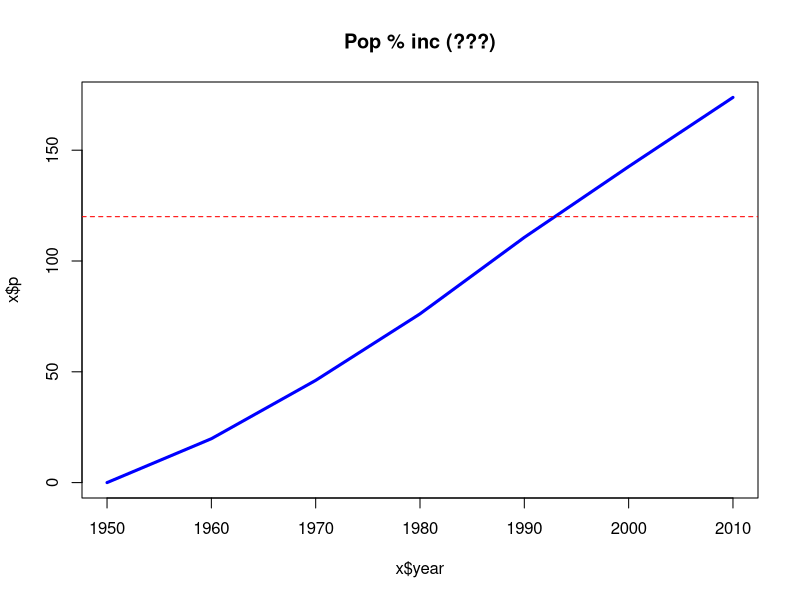
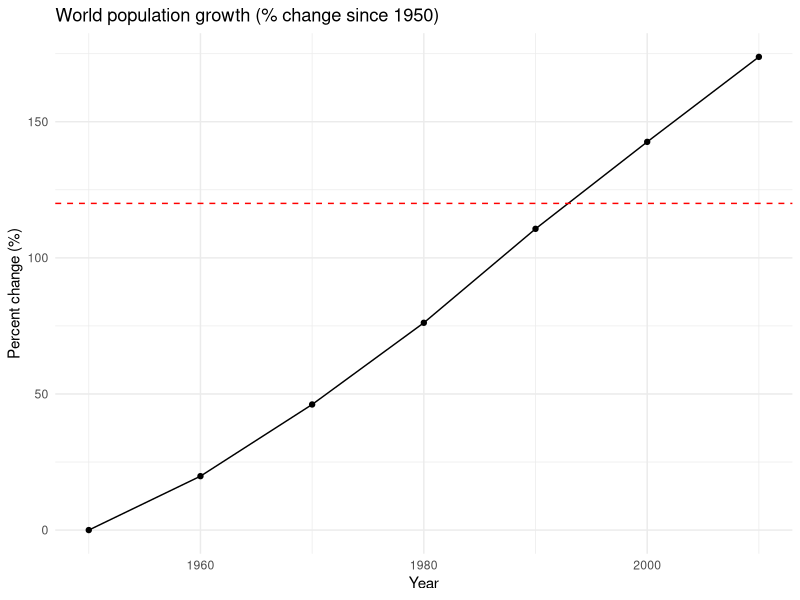

The R source for these figures, in order:

#上のSessionタブからでもwdを設定できる
setwd("C:/Users/chiak/OneDrive - BI Norwegian Business School (BIEDU)/Bologna_2025_Fall/96342_BigData_in_Social_Sciences/Lecture02/Group_Activity-20250923")

#Fileを読み込む
x = read.csv("UNdata.txt")

#必要なパッケージのみを読み込む
suppressMessages(library(tidyverse))
library(ggplot2) 
library(dplyr) 

options(scipen = 999)

set.seed(123)

attach(x)

print("HEAD:")
print(head(x))
print(summary(world.pop))


x$ratio <- x$world.pop / x$world.pop[1]
x$perc  <- round((x$ratio - 1) * 100)


x <- x %>% mutate(RATIO = world.pop/world.pop[1], percent = (RATIO-1)*100)


x$ratio <- x$RATIO
x$Perc <- round(x$percent, 1)


a <- x[,2]
b <- a / a[1]
c <- (b-1)*100
x$p <- c


threshold <- 120.5
x$flag <- ifelse(x$p>threshold, TRUE, FALSE)


write.csv(x, "temp.csv", row.names = FALSE) 


plot(x$year, x$p, type="l", col="blue", lwd=3, main="Pop % inc (???)")
abline(h=120, col="red", lty=2)

g <- ggplot(x, aes(year, p)) + geom_line() + geom_point() + 
  geom_hline(yintercept=120.0, linetype="dashed", color="red") +
  labs(title="World population growth (% change since 1950)", y="Percent change (%)", x="Year") +
  theme_minimal()
print(g)


x  =  x |> mutate(   R = world.pop / first(world.pop),   P = round((R-1)*100,1)  )

## ここで一度デタッチ（この後で列名を変えるため）
detach("x")

names(x)[names(x)=="world.pop"] <- "WorldPop"
x$WORLD_pop <- x$WorldPop


x$year <- as.character(x$year)
x$year_num <- as.numeric(x$year)

xx <- subset(x, year_num >= 1960)
yy = xx
zzz <- yy
rm(yy) # but keep zzz, sure

xx$rat2 <- xx$WORLD_pop / xx$WORLD_pop[1]
xx$pc2  <- round((xx$rat2-1)*100, 2)


xx <- xx[, c("year", "year_num", "WORLD_pop", "pc2", "p", "R", "P", "flag", "RATIO", "Perc")]

#Windowsで動くパスに変える
write.csv(xx, "output_final.csv", row.names = FALSE)

print(xx[ , c(1,3,4,5)])

## すでに detach 済みだが、二重で呼んでも安全にするなら存在チェックを挟む
if("x" %in% search()) detach("x")

# THE END

